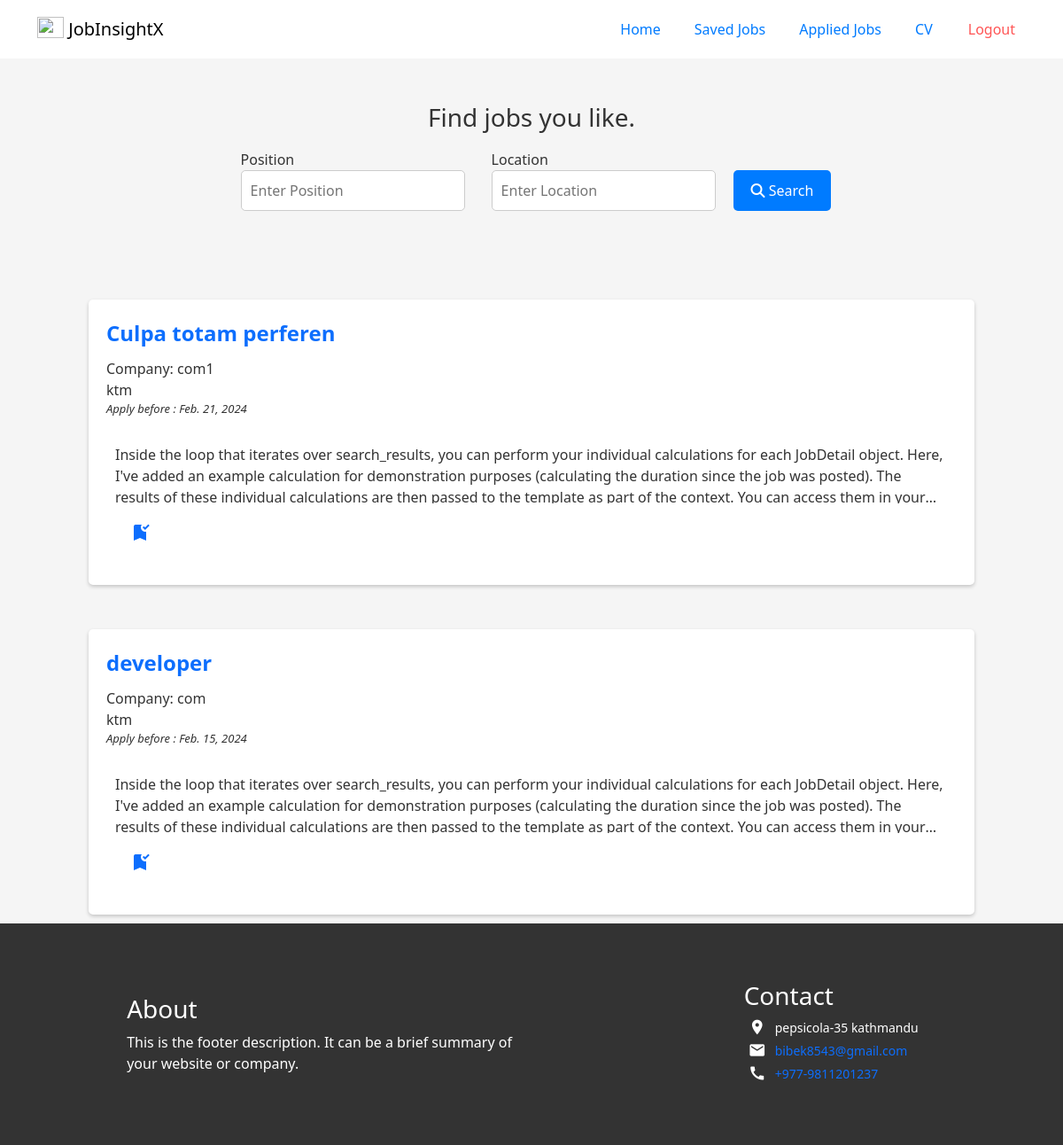
The app's page /saved-jobs (signed in) with its own data.
### jobapp/models.py (models this page shows)
class JobDetail(models.Model):
    employer = models.ForeignKey(User, on_delete = models.CASCADE)
    position = models.CharField(max_length = 100)
    address = models.CharField(max_length = 100)
    description = models.TextField()
    website = models.CharField(max_length = 256)
    category = models.CharField(max_length = 150)
    level = models.CharField(max_length = 100)
    number_vacancy = models.IntegerField()
    emp_type = models.CharField(max_length = 150)
    salary = models.CharField(max_length= 150)
    date = models.DateField()
    edu_level = models.CharField(max_length = 150)
    exp_req = models.CharField(max_length = 150)
    skill_req = models.CharField(max_length = 200)
    job_desc1 = models.CharField(max_length = 200)
    job_desc2 = models.CharField(max_length = 200)
    job_desc3 = models.CharField(max_length = 200)
    job_desc4 = models.CharField(max_length = 200)
    job_desc5 = models.CharField(max_length = 200)
    other_spec1 = models.CharField(max_length = 256)
    other_spec2 = models.CharField(max_length = 256)
    other_spec3 = models.CharField(max_length = 256)
    other_spec4 = models.CharField(max_length = 256)
    other_spec5 = models.CharField(max_length = 256)
    def __str__(self):
        return self.position

### accounts/models.py (models this page shows, shortened)
class CustomUser(AbstractUser):
    username = None
    name = models.CharField(max_length=256)
    phone_num = models.BigIntegerField(null=True, blank= True)
    email = models.EmailField(unique=True, blank=False, error_messages={'unique':'A user with this mail already exists, Please try another email.'})
    account = models.CharField(choices=ACCOUNT_TYPE, max_length=1)
    gender = models.CharField(choices=GENDER, max_length=1)
    USERNAME_FIELD = 'email'
    REQUIRED_FIELDS = []
    objects = CustomUserManager()

### jobapp/permission.py (the view)
    def wrap(request, *args, **kwargs):
        if request.user.account == '1':
            return view_function(request, *args, **kwargs)
        else:
            raise PermissionDenied

### jobapp/context_processors.py (called while the page is built)
def user_type_processor(request):
    user_type = None
    if request.user.is_authenticated:
        user_type = request.user.account
    return {'user_type': user_type}

### jobapp/permission.py (called while the page is built)
def user_is_employee(view_function):
    def wrap(request, *args, **kwargs):
        if request.user.account == '1':
            return view_function(request, *args, **kwargs)
        else:
            raise PermissionDenied
    return wrap

### jobapp/views.py (called while the page is built)
@user_is_employee
def jobs_saved(request):
    current_user = request.user
    saved_jobs = SavedJobs.objects.filter(user=current_user)
    saved_job_ids = list(saved_jobs.values_list('job_id', flat=True))
    job_details = JobDetail.objects.filter(id__in=saved_job_ids)
    context={
        'search_results':job_details,
        'saved_job_ids': saved_job_ids
    }
    print(job_details)
    print(saved_job_ids)
    return render (request, 'jobapp/saved_jobs.html', context)

### templates/jobapp/saved_jobs.html
{% extends "base.html" %}
{% block content%}
{% include "jobapp/components/search_menu_tile.html" %}
{% include "jobapp/components/view_job_tile.html" %}
{% include "alerts.html" %}
{% endblock %}

### templates/jobapp/components/view_job_tile.html (shortened to what this page needs)
{% load static%}
<!DOCTYPE html>
<html lang="en">
  <head>
    <link
      rel="stylesheet"
      href="{% static 'css/jobapp/components/view_job_tile.css' %}"
    />
  </head>
  <body>
    {% for result in search_results %}
    <div class="job-container">
      <div class="job-card">
        <div class="job-detail">
          <div class="job-title">
            <a href="{% url 'view_job' job_id=result.id %}"
              ><span>{{ result.position }}</span></a
            >
          </div>
          <div class="comapny-name">
            <span>Company: {{ result.employer.name }}</span>
          </div>
          <div class="comany-location"><span>{{result.address}}</span></div>
          <div class="job-deadline">
            <span><i>Apply before : {{result.date}}</i></span>
          </div>
          <div class="job-desc"><span>{{result.description}}</span></div>
          <button class="job-bookmark">
            {% if result.id in saved_job_ids %}
            <a href="{% url 'save_job' job_id=result.id %}">
              <i class="material-icons" id="bookmark-added">bookmark_added</i>
            </a>
            {% else %}
            <a href="{% url 'save_job' job_id=result.id %}">
              <i class="material-icons" id="bookmark-add">bookmark_add</i>
            </a>
            {% endif %}
          </button>
        </div>
      </div>
    </div>
    {% endfor %}
  </body>
</html>

### static/css/base.css (style rules this page uses)
body { background-color: #f5f5f5; color: #333; }

### static/css/jobapp/components/view_job_tile.css (style rules this page uses)
.job-container { margin-bottom: 10px; padding: 40px 40px 0; display: flex; justify-content: center; }
a { text-decoration: none; }
.job-card { max-width: 1000px; min-width: 1000px; display: flex; border-radius: 5px; overflow: hidden; box-shadow: 0 2px 4px rgba(0, 0, 0, 0.2); transition: transform 0.2s ease-in-out; background-color: #fff; }
.job-detail { padding: 20px; flex-grow: 1; }
.job-title { font-size: 24px; font-weight: bold; margin-bottom: 10px; color: #333; }
.job-deadline { font-size: small; color: #333; }
.job-desc { font-size: 16px; margin-top: 20px; padding: 10px; border-radius: 5px; color: #333; max-height: calc(3 * 1.6em); overflow: hidden; display: -webkit-box; -webkit-line-clamp: 3; -webkit-box-orient: vertical; }
.job-bookmark { border: none; background: none; cursor: pointer; display: flex; justify-content: flex-end; align-items: flex-start; margin: 20px; }

### templates/alerts.html (style rules this page uses)
body { background-image: url(https://subtlepatterns.com/patterns/bedge_grunge.png); background-position: initial initial; background-repeat: initial initial; }

### records on screen
JobDetail: position "Culpa totam perferen", employer.name "com1", address "ktm", date "Feb. 21, 2024", description "Inside the loop that iterates over search_results, you can perform your individual calculations for each JobDetail object. Here, I've added an example calculation for demonstration purposes (calculating the duration since the job was posted). The results of these individual calculations are then passed to the template as part of the context. You can access them in…"
JobDetail: position "developer", employer.name "com", address "ktm", date "Feb. 15, 2024", description "Inside the loop that iterates over search_results, you can perform your individual calculations for each JobDetail object. Here, I've added an example calculation for demonstration purposes (calculating the duration since the job was posted). The results of these individual calculations are then passed to the template as part of the context. You can access them in…"
